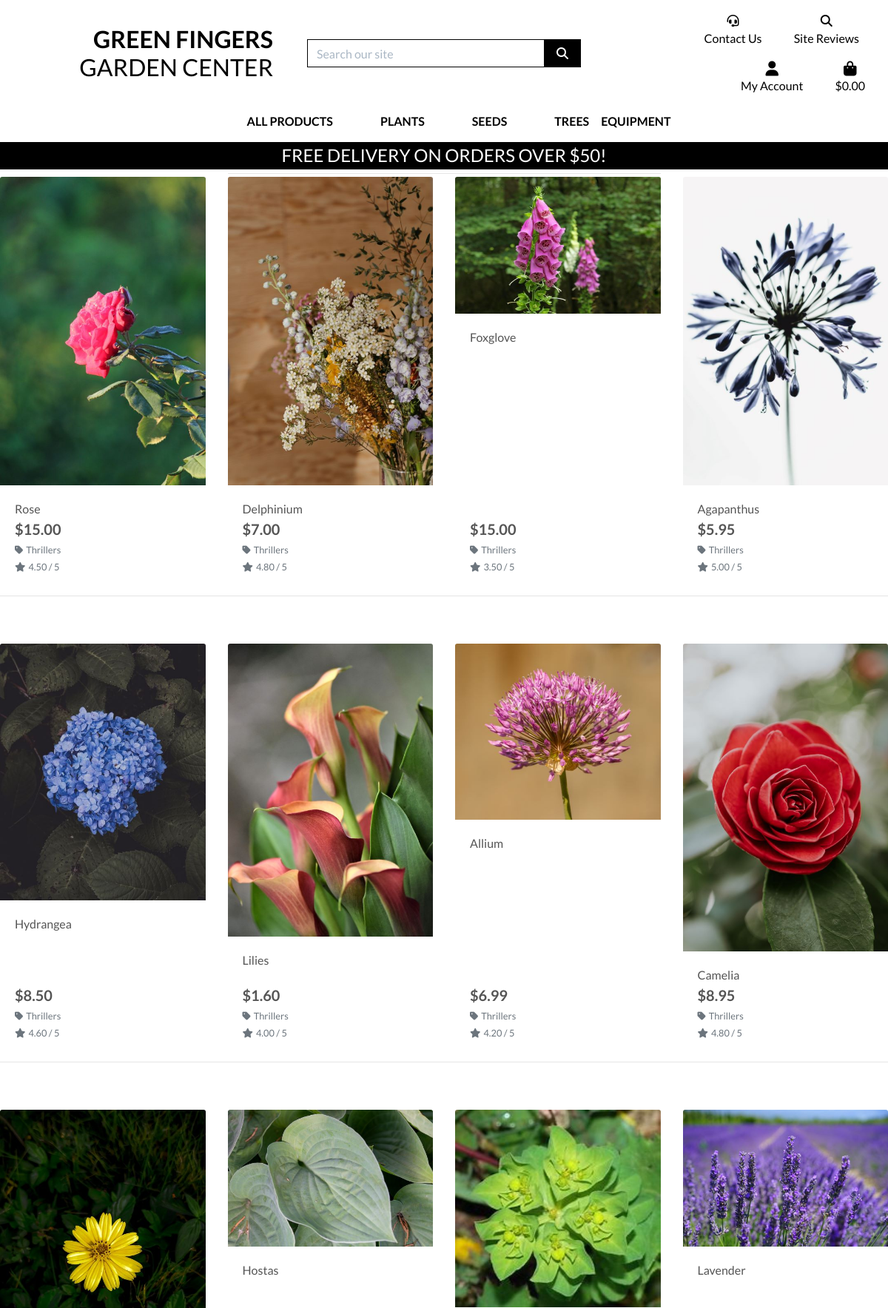
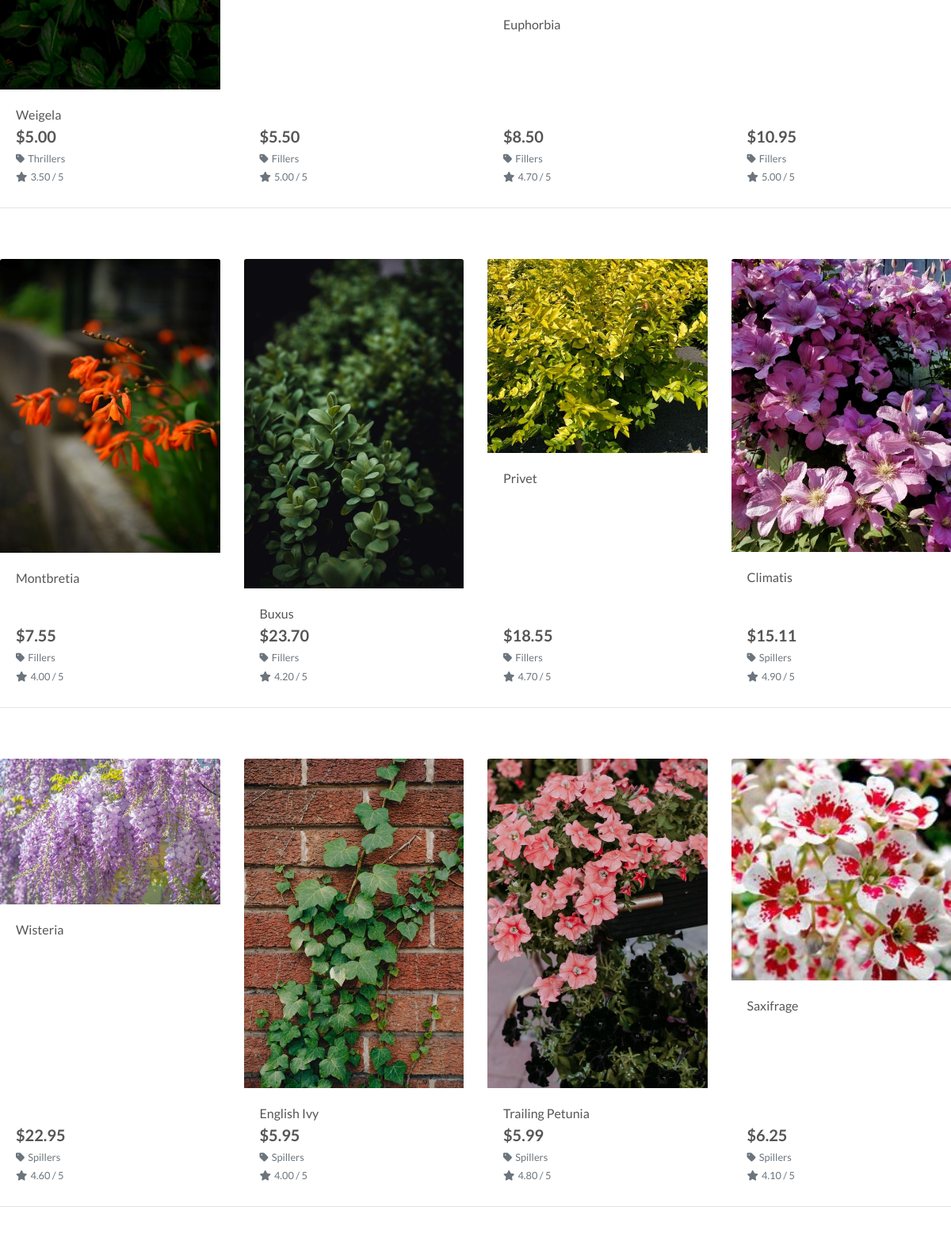
Screenshot of /products/ (upper part) with the database file from the repository (2 pictures, top to bottom).
### products/models.py (models this page shows, shortened)
class Product(models.Model):
    category = models.ForeignKey(
        "Category", null=True, blank=True, on_delete=models.SET_NULL
    )
    sku = models.CharField(max_length=254, null=True, blank=True)
    name = models.CharField(max_length=254)
    description = models.TextField()
    instructions = models.TextField()
    price = models.DecimalField(max_digits=6, decimal_places=2)
    rating = models.DecimalField(max_digits=6, decimal_places=2, null=True, blank=True)
    image_url = models.URLField(max_length=1024, null=True, blank=True)
    image = models.ImageField(null=True, blank=True)

class Category(models.Model):
    class Meta:
        verbose_name_plural = "Categories"
    name = models.CharField(max_length=254)
    friendly_name = models.CharField(max_length=254, null=True, blank=True)

### products/views.py (the view, shortened to what this page needs)
# urls.py: path("", views.all_products, name="products"),
def all_products(request):
    products = Product.objects.all()
    query = None
    categories = None
    sort = None
    direction = None
    current_sorting = f"{sort}_{direction}"
    context = {
        "products": products,
        "search_term": query,
        "current_categories": categories,
        "current_sorting": current_sorting,
    }
    return render(request, "products/products.html", context)

### bag/contexts.py (called while the page is built, shortened)
def bag_contents(request):
    bag_items = []  # empty list for bag items to populate
    total = 0
    product_count = 0
    bag = request.session.get("bag", {})
    if total < settings.FREE_DELIVERY_THRESHOLD:
        delivery = total * Decimal(settings.STANDARD_DELIVERY_PERCENTAGE / 100)
        free_delivery_delta = settings.FREE_DELIVERY_THRESHOLD - total
    else:
        delivery = 0
        free_delivery_delta = 0
    grand_total = delivery + total
    context = {
        "bag_items": bag_items,
        "total": total,
        "product_count": product_count,
        "delivery": delivery,
        "free_delivery_delta": free_delivery_delta,
        "free_delivery_threshold": settings.FREE_DELIVERY_THRESHOLD,
        "grand_total": grand_total,
    }
    return context

### products/templates/products/products.html (shortened to what this page needs)
{% extends "base.html" %}
{% load static %}
{% block page_header %}
<div class="container header-container">
</div>
{% endblock %}
{% block content %}
<div class="overlay"></div>
<div class="container-fluid">
    <div class="row">
        <div class="col text-center mt-3">
            <h2 class="logo-font">Products</h2>
            <hr class="w-50 mb-1">
        </div>
    </div>
    <div class="row">
        <div class="row">
            {% for product in products %}
            <div class="col-sm-6 col-md-6 col-lg-4 col-xl-3">
                <div class="card h-100 border-0">
                    {% if product.image %}
                    <a href="{% url 'product_detail' product.id %}">
                        <img class="card-img-top img-fluid" src="{{ product.image.url }}" alt="{{ product.name }}">
                    </a>
                    {% else %}
                    <a href="{% url 'product_detail' product.id %}">
                        <img class="card-img-top img-fluid" src="{{ MEDIA_URL }}noimage.png" alt="{{ product.name }}">
                    </a>
                    {% endif %}
                    <div class="card-body pb-0">
                        <p class="mb-0">{{ product.name }}</p>
                    </div>
                    <div class="card-footer bg-white pt-0 border-0 text-left">
                        <div class="row">
                            <div class="col">
                                <p class="lead mb-0 text-left font-weight-bold">${{ product.price }}</p>
                                {% if product.category %}
                                <p class="small mt-1 mb-0">
                                    <a class="text-muted"
                                        href="{% url 'products' %}?category={{ product.category.name }}">
                                        <i class="fas fa-tag mr-1"></i>{{ product.category.friendly_name }}
                                    </a>
                                </p>
                                {% endif %}
                                {% if product.rating %}
                                <small class="text-muted"><i class="fas fa-star mr-1"></i>{{ product.rating }} /
                                    5</small>
                                {% else %}
                                <small class="text-muted">No Rating</small>
                                {% endif %}
                            </div>
                        </div>
                    </div>
                </div>
            </div>
            {% if forloop.counter|divisibleby:4 %}
            <div class="col-12 d-none d-xl-block mb-5">
                <hr>
            </div>
            {% endif %}
            {% endfor %}
        </div>
    </div>
</div>
{% endblock %}

### static/css/base.css (style rules this page uses)
html { height: 100%; }
body { background: url('/media/background_image.jpg') no-repeat center center fixed; background-size: cover; height: calc(100vh - 164px); color: #555; font-family: 'Lato'; }
.logo-font { text-transform: uppercase; }
.overlay { height: 100%; width: 100%; top: 0; left: 0; position: fixed; background: white; z-index: -1; }
@media (min-width: 1200px) { .container { max-width: 80%; } }
@media (min-width: 992px) { .header-container { padding-top: 164px; } }

### rows the page displays
Product: image (picture), name "Rose", price "15.00", category.friendly_name "Thrillers", rating "4.50"
Product: image (picture), name "Delphinium", price "7.00", category.friendly_name "Thrillers", rating "4.80"
Product: image (picture), name "Foxglove", price "15.00", category.friendly_name "Thrillers", rating "3.50"
Product: image (picture), name "Agapanthus", price "5.95", category.friendly_name "Thrillers", rating "5.00"
Product: image (picture), name "Hydrangea", price "8.50", category.friendly_name "Thrillers", rating "4.60"
Product: image (picture), name "Lilies", price "1.60", category.friendly_name "Thrillers", rating "4.00"
Product: image (picture), name "Allium", price "6.99", category.friendly_name "Thrillers", rating "4.20"
Product: image (picture), name "Camelia", price "8.95", category.friendly_name "Thrillers", rating "4.80"
Product: image (picture), name "Weigela", price "5.00", category.friendly_name "Thrillers", rating "3.50"
Product: image (picture), name "Hostas", price "5.50", category.friendly_name "Fillers", rating "5.00"
Product: image (picture), name "Euphorbia", price "8.50", category.friendly_name "Fillers", rating "4.70"
Product: image (picture), name "Lavender", price "10.95", category.friendly_name "Fillers", rating "5.00"
Product: image (picture), name "Montbretia", price "7.55", category.friendly_name "Fillers", rating "4.00"
Product: image (picture), name "Buxus", price "23.70", category.friendly_name "Fillers", rating "4.20"
Product: image (picture), name "Privet", price "18.55", category.friendly_name "Fillers", rating "4.70"
Product: image (picture), name "Climatis", price "15.11", category.friendly_name "Spillers", rating "4.90"
Product: image (picture), name "Wisteria", price "22.95", category.friendly_name "Spillers", rating "4.60"
Product: image (picture), name "English Ivy", price "5.95", category.friendly_name "Spillers", rating "4.00"
Product: image (picture), name "Trailing Petunia", price "5.99", category.friendly_name "Spillers", rating "4.80"
Product: image (picture), name "Saxifrage", price "6.25", category.friendly_name "Spillers", rating "4.10"

### other values shown
{{ free_delivery_threshold }} "50"
